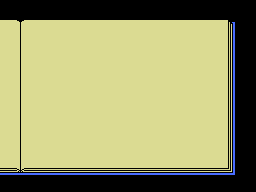

Rendered tile map (Tiled .tmx) drawn with the repository's tilesets; below, a short description and the full map source, tile grids included:
An orthogonal 32x24 tile map with 8x8 px tiles, 1 tile layer (Tile Layer 1).

<map version="1.0" orientation="orthogonal" renderorder="right-down" width="32" height="24" tilewidth="8" tileheight="8" nextobjectid="1">
 <tileset firstgid="1" name="tiles" tilewidth="8" tileheight="8" tilecount="256" columns="16">
  <image source="notebook-tiles.png" width="128" height="128" />
 </tileset>
 <layer name="Tile Layer 1" width="32" height="24">
  <data encoding="csv">
1,1,1,1,1,1,1,1,1,1,1,1,1,1,1,1,1,1,1,1,1,1,1,1,1,1,1,1,1,1,1,1,
1,1,1,1,1,1,1,1,1,1,1,1,1,1,1,1,1,1,1,1,1,1,1,1,1,1,1,1,1,1,1,1,
2,2,3,2,2,2,2,2,2,2,2,2,2,2,2,2,2,2,2,2,2,2,2,2,2,2,2,2,4,5,1,1,
13,13,6,13,13,13,13,13,13,13,13,13,13,13,13,13,13,13,13,13,13,13,13,13,13,13,13,13,7,8,1,1,
13,13,6,13,13,13,13,13,13,13,13,13,13,13,13,13,13,13,13,13,13,13,13,13,13,13,13,13,7,8,1,1,
13,13,6,13,13,13,13,13,13,13,13,13,13,13,13,13,13,13,13,13,13,13,13,13,13,13,13,13,7,8,1,1,
13,13,6,13,13,13,13,13,13,13,13,13,13,13,13,13,13,13,13,13,13,13,13,13,13,13,13,13,7,8,1,1,
13,13,6,13,13,13,13,13,13,13,13,13,13,13,13,13,13,13,13,13,13,13,13,13,13,13,13,13,7,8,1,1,
13,13,6,13,13,13,13,13,13,13,13,13,13,13,13,13,13,13,13,13,13,13,13,13,13,13,13,13,7,8,1,1,
13,13,6,13,13,13,13,13,13,13,13,13,13,13,13,13,13,13,13,13,13,13,13,13,13,13,13,13,7,8,1,1,
13,13,6,13,13,13,13,13,13,13,13,13,13,13,13,13,13,13,13,13,13,13,13,13,13,13,13,13,7,8,1,1,
13,13,6,13,13,13,13,13,13,13,13,13,13,13,13,13,13,13,13,13,13,13,13,13,13,13,13,13,7,8,1,1,
13,13,6,13,13,13,13,13,13,13,13,13,13,13,13,13,13,13,13,13,13,13,13,13,13,13,13,13,7,8,1,1,
13,13,6,13,13,13,13,13,13,13,13,13,13,13,13,13,13,13,13,13,13,13,13,13,13,13,13,13,7,8,1,1,
13,13,6,13,13,13,13,13,13,13,13,13,13,13,13,13,13,13,13,13,13,13,13,13,13,13,13,13,7,8,1,1,
13,13,6,13,13,13,13,13,13,13,13,13,13,13,13,13,13,13,13,13,13,13,13,13,13,13,13,13,7,8,1,1,
13,13,6,13,13,13,13,13,13,13,13,13,13,13,13,13,13,13,13,13,13,13,13,13,13,13,13,13,7,8,1,1,
13,13,6,13,13,13,13,13,13,13,13,13,13,13,13,13,13,13,13,13,13,13,13,13,13,13,13,13,7,8,1,1,
13,13,6,13,13,13,13,13,13,13,13,13,13,13,13,13,13,13,13,13,13,13,13,13,13,13,13,13,7,8,1,1,
13,13,6,13,13,13,13,13,13,13,13,13,13,13,13,13,13,13,13,13,13,13,13,13,13,13,13,13,7,8,1,1,
13,13,6,13,13,13,13,13,13,13,13,13,13,13,13,13,13,13,13,13,13,13,13,13,13,13,13,13,7,8,1,1,
9,9,10,9,9,9,9,9,9,9,9,9,9,9,9,9,9,9,9,9,9,9,9,9,9,9,9,9,11,12,1,1,
1,1,1,1,1,1,1,1,1,1,1,1,1,1,1,1,1,1,1,1,1,1,1,1,1,1,1,1,1,1,1,1,
1,1,1,1,1,1,1,1,1,1,1,1,1,1,1,1,1,1,1,1,1,1,1,1,1,1,1,1,1,1,1,1
</data>
 </layer>
</map>
